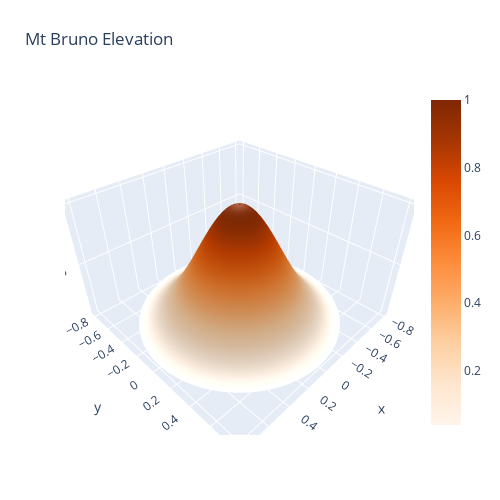

Here is the notebook cell this chart was saved with:
### Markdown cell above
<a href="https://colab.research.google.com/github/xuejianma/LabTools/blob/master/GaussianBellShape.ipynb" target="_parent"><img src="https://colab.research.google.com/assets/colab-badge.svg" alt="Open In Colab"/></a>

### Code cell
import matplotlib.pyplot as plt
import numpy as np
import plotly.graph_objects as go

layout = go.Layout(
             scene=dict(
                 aspectmode='data'
         ),
        #  paper_bgcolor= 'rgba(0,0,0,0)',
        #           plot_bgcolor= 'rgba(0,0,0,0)',
         )
theta = np.linspace(0,2*np.pi,100)
r = np.linspace(0,0.8,100)
thetaGrid,rGrid = np.meshgrid(theta,r)
xx = rGrid*np.cos(thetaGrid)
yy = rGrid*np.sin(thetaGrid)
zz = np.exp(-(xx**2+yy**2)/0.2)

fig = go.Figure(data=[go.Surface(z=zz,x=xx,y=yy,colorscale='oranges',reversescale=False,lighting=dict(diffuse=0.1,specular=0.2))],layout=layout)

fig.update_layout(title='Mt Bruno Elevation', autosize=False,
                  width=500, height=500,
                  margin=dict(l=65, r=50, b=65, t=90))
fig.show()

### Figure 1 — Plotly figure (JSON) as saved in the notebook; plotly's stock layout.template omitted (floating-point values rounded to 4 significant figures; data arrays with more than 128 entries replaced by an {"elided": "..."} marker saying what was removed)
{"data": [{"colorscale": [[0, "rgb(255,245,235)"], [0.125, "rgb(254,230,206)"], [0.25, "rgb(253,208,162)"], [0.375, "rgb(253,174,107)"], [0.5, "rgb(253,141,60)"], [0.625, "rgb(241,105,19)"], [0.75, "rgb(217,72,1)"], [0.875, "rgb(166,54,3)"], [1, "rgb(127,39,4)"]], "lighting": {"diffuse": 0.1, "specular": 0.2}, "reversescale": false, "type": "surface", "x": {"elided": "100x100 float values"}, "y": {"elided": "100x100 float values"}, "z": {"elided": "100x100 float values"}}], "layout": {"autosize": false, "height": 500, "margin": {"b": 65, "l": 65, "r": 50, "t": 90}, "scene": {"aspectmode": "data"}, "title": {"text": "Mt Bruno Elevation"}, "width": 500}}
